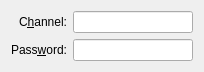
<?xml version="1.0" encoding="UTF-8"?>
<ui version="4.0">
 <class>ChannelDialogUI</class>
 <widget class="QWidget" name="ChannelDialogUI">
  <property name="geometry">
   <rect>
    <x>0</x>
    <y>0</y>
    <width>204</width>
    <height>64</height>
   </rect>
  </property>
  <layout class="QGridLayout" name="gridLayout">
   <item row="1" column="1">
    <widget class="KLineEdit" name="m_passwordEdit">
     <property name="text">
      <string/>
     </property>
     <property name="passwordMode">
      <bool>true</bool>
     </property>
    </widget>
   </item>
   <item row="0" column="1">
    <widget class="KLineEdit" name="m_channelEdit">
     <property name="maxLength">
      <number>50</number>
     </property>
    </widget>
   </item>
   <item row="1" column="0">
    <widget class="QLabel" name="passwordLbl">
     <property name="text">
      <string>Pass&amp;word:</string>
     </property>
     <property name="alignment">
      <set>Qt::AlignRight|Qt::AlignTrailing|Qt::AlignVCenter</set>
     </property>
     <property name="buddy">
      <cstring>m_passwordEdit</cstring>
     </property>
    </widget>
   </item>
   <item row="0" column="0">
    <widget class="QLabel" name="channelLbl">
     <property name="text">
      <string>C&amp;hannel:</string>
     </property>
     <property name="alignment">
      <set>Qt::AlignRight|Qt::AlignTrailing|Qt::AlignVCenter</set>
     </property>
     <property name="buddy">
      <cstring>m_channelEdit</cstring>
     </property>
    </widget>
   </item>
  </layout>
  <zorder>m_passwordEdit</zorder>
  <zorder>m_channelEdit</zorder>
  <zorder>passwordLbl</zorder>
  <zorder>channelLbl</zorder>
 </widget>
 <customwidgets>
  <customwidget>
   <class>KLineEdit</class>
   <extends>QLineEdit</extends>
   <header>klineedit.h</header>
  </customwidget>
 </customwidgets>
 <resources/>
 <connections/>
</ui>
